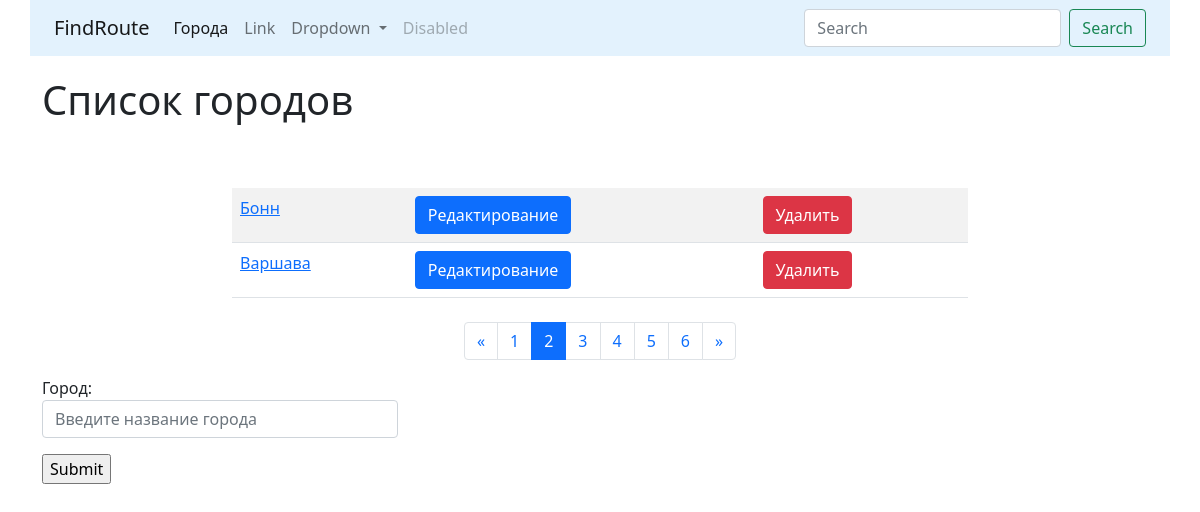
Page /cities/?page=2 on the earlier database version.
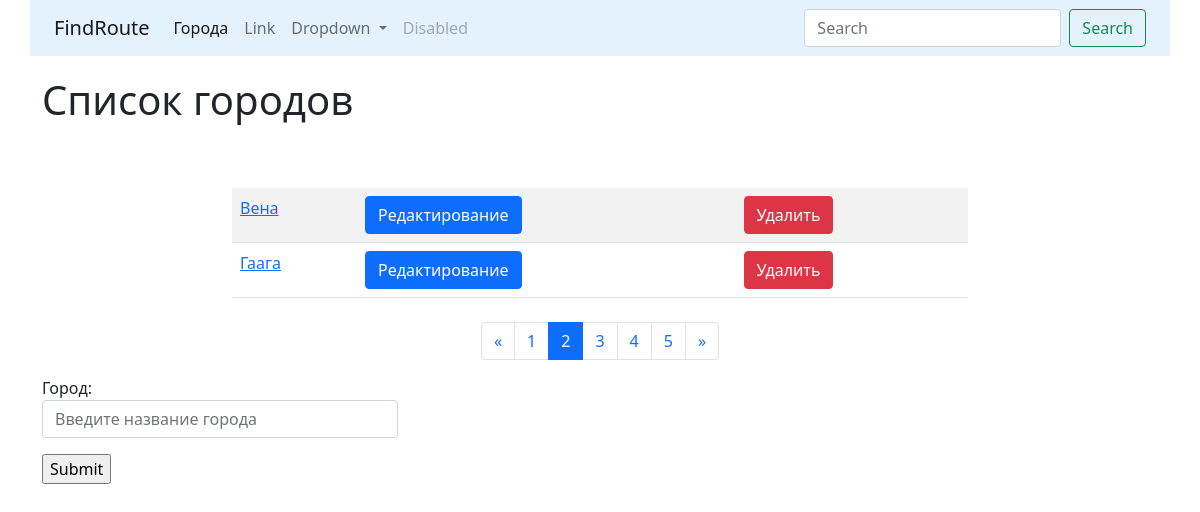
Same page on the later database version.
### cities/models.py (models this page shows, shortened)
class City(models.Model):
    name = models.CharField(
        max_length=100, unique=True, verbose_name='Город'
    )
    class Meta:
        verbose_name = 'Город'
        verbose_name_plural = 'Города'
        ordering = ['name']

### cities/views.py (the view)
# urls.py: path('', CityListView.as_view(), name='home'),
class CityListView(ListView):
    paginate_by = 2
    model = City
    template_name = 'cities/home.html'
    def get_context_data(self, **kwargs):
        context = super().get_context_data(**kwargs)
        form = CityForm()
        context['form'] = form
        return context

### cities/forms.py
class CityForm(forms.ModelForm):
    name = forms.CharField(label='Город',
                           widget=forms.TextInput(
                               attrs={'class': 'form-control', 'placeholder': 'Введите название города'}))
    class Meta:
        model = City
        fields = ('name',)

### cities/templates/cities/home.html (shortened to what this page needs)
{% extends 'base.html' %}
{% block content %}
<h1 style="margin-top: 20px">Список городов</h1>
<div class="container">
    <div class="row">
    </div>
</div>
<div class="row">
    <div class="col-md-8 mx-auto my-2">
        <table class="table table-striped">
            {%for object in page_obj %}
            <tr>
                <td>
                    <a href="{% url 'cities:detail' pk=object.pk %}">{{object.name}}</a>
                </td>
                <td>
                    <a href="{% url 'cities:update' pk=object.pk %}">
                        <button class="btn btn-primary" type="submit">Редактирование</button>
                    </a>
                </td>
                <td>
                    <a href="{% url 'cities:delete' pk=object.pk %}">
                        <button class="btn btn-danger" type="submit">Удалить</button>
                    </a>
                </td>
            </tr>
            {% endfor %}
        </table>
    </div>
</div>
<nav>
    <ul class="pagination justify-content-center">
        <li class="page-item">
            {% if page_obj.has_previous %}
            <a class="page-link" href="?page={{ page_obj.previous_page_number }}">
                <span aria-hidden="true">&laquo;</span>
            </a>
            {% endif %}
        </li>
        {% for page in page_obj.paginator.page_range %}
        <li class="page-item {% if page == page_obj.number %} active {% endif %}">
            <a class="page-link" href="?page={{page}}">
                {{page}}
            </a>
        </li>
        {% endfor %}
        <li class="page-item">
            {% if page_obj.has_next %}
            <a class="page-link" href="?page={{ page_obj.next_page_number }}">
                <span aria-hidden="true">&raquo;</span>
            </a>
            {% endif %}
        </li>
    </ul>
</nav>
<div class="row">
    <div class="col-md-4">
        <form action="{% url 'cities:create' %}" method="post"> {% csrf_token %}
            {{ form.as_p }}
            <input type="submit" value="Submit">
        </form>
    </div>
</div>
{% endblock %}

Differences in the rows shown:
removed City: name "Бонн"
removed City: name "Варшава"
added City: name "Вена"
now on this page (row unchanged): City: name "Гаага"
Other differences:
list line gone: "6"
